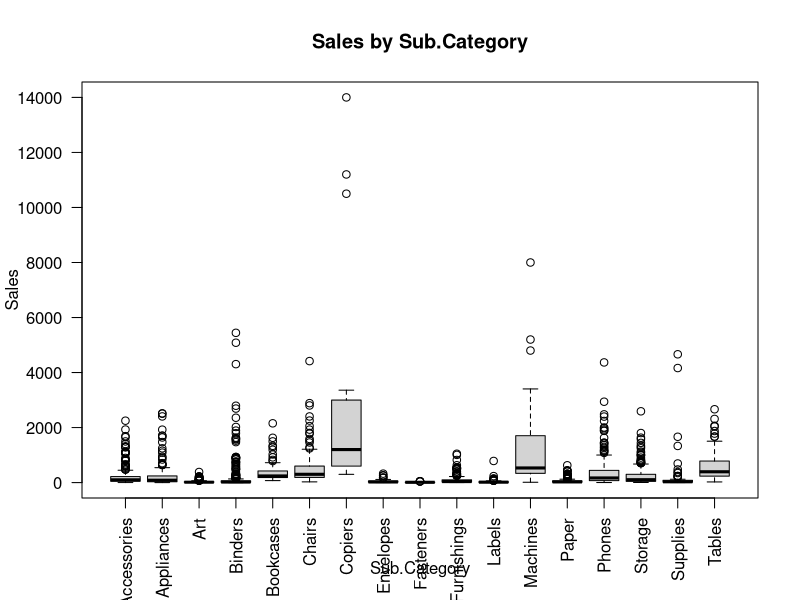
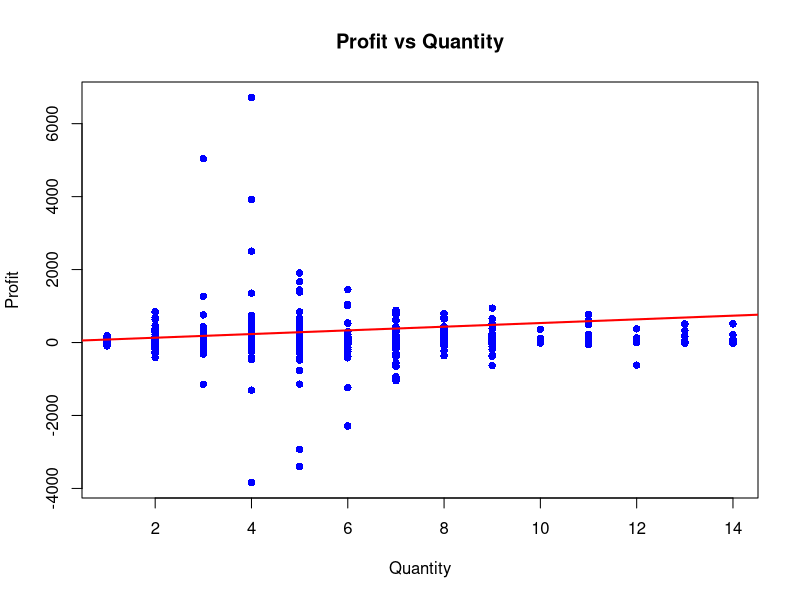

The R script that drew these images, in order:
data = read.csv("US  E-commerce records 2020_YC.csv")
library(psych)

#Regression Test #1


summary(lm(Sales ~ factor(data$Sub.Category), data = data))


boxplot(data$Sales ~ factor(data$Sub.Category),
        main = "Sales by Sub.Category",
        xlab = "Sub.Category",
        ylab = "Sales", 
        las=2)



dev.off()

#------------------------------------------------------------------
#Regression Test #2

#Profit vs Quantity


summary(lm(Profit ~ Quantity, data = data))

plot(data$Quantity, data$Profit,
     main = "Profit vs Quantity",
     xlab = "Quantity",
     ylab = "Profit",
     col = "blue", pch = 16)
abline(lm(Sales ~ Quantity, data = data), col = "red", lwd = 2)


dev.off()
